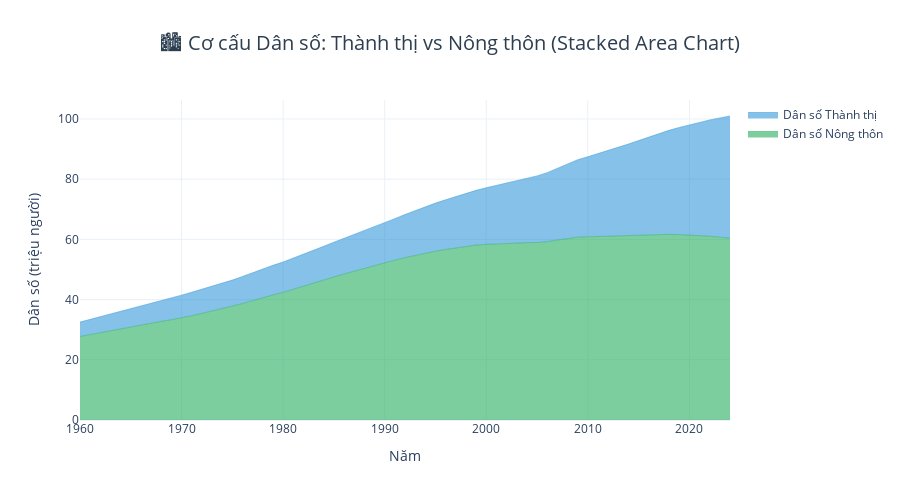

This figure's notebook cell:
### Markdown cell above
### 🟦 A2. Stacked Area Chart - Population Composition (Urban vs Rural)

### Code cell
# Load urbanization data
if datasets['urbanization'] is not None:
    df_u = datasets['urbanization']
    # local helper to pick a candidate column or fallback to numeric columns
    def pick_column_local(df, candidates, exclude_year=True):
        cols = df.columns.tolist()
        for c in candidates:
            if c in cols:
                return c
        numeric = df.select_dtypes(include=['number']).columns.tolist()
        if exclude_year and 'Year' in numeric:
            numeric = [c for c in numeric if c != 'Year']
        return numeric[0] if len(numeric) > 0 else None

    urban_candidates = ['Urban_Population_Millions', 'Urban_Population', 'Urban_Pop_Millions', 'Urban_Pop', 'UrbanPopulation']
    rural_candidates = ['Rural_Population_Millions', 'Rural_Population', 'Rural_Pop_Millions', 'Rural_Pop', 'RuralPopulation']
    total_candidates = ['Total_Population_Millions', 'Population_Millions', 'Population', 'Total_Population']

    urban_col = pick_column_local(df_u, urban_candidates)
    rural_col = pick_column_local(df_u, rural_candidates)
    total_col = pick_column_local(df_u, total_candidates)

    # Derive missing partner column if possible
    if urban_col is None and rural_col is None:
        # try to pick two numeric columns (excluding Year)
        numeric = df_u.select_dtypes(include=['number']).columns.tolist()
        numeric = [c for c in numeric if c != 'Year']
        if len(numeric) >= 2:
            urban_col, rural_col = numeric[0], numeric[1]
        else:
            raise KeyError(f'No suitable urban/rural columns found. Available: {list(df_u.columns)}')
    elif urban_col is None and rural_col is not None and total_col in df_u.columns:
        urban_col = total_col
        # will compute urban = total - rural later
    elif rural_col is None and urban_col is not None and total_col in df_u.columns:
        rural_col = total_col

    # Build urban_data with Year and the two columns (compute missing if necessary)
    working = df_u.copy()
    if urban_col not in working.columns and rural_col not in working.columns:
        raise KeyError(f'Urban/Rural columns not found after fallback. Columns: {list(working.columns)}')

    # If one of urban/rural points to total, compute the other
    if urban_col == total_col and rural_col in working.columns:
        working['Urban_Population_Millions'] = working[total_col] - working[rural_col]
        working['Rural_Population_Millions'] = working[rural_col]
    elif rural_col == total_col and urban_col in working.columns:
        working['Rural_Population_Millions'] = working[total_col] - working[urban_col]
        working['Urban_Population_Millions'] = working[urban_col]
    else:
        # both found or derived from numeric fallback
        if urban_col in working.columns:
            working['Urban_Population_Millions'] = working[urban_col]
        if rural_col in working.columns:
            working['Rural_Population_Millions'] = working[rural_col]

    urban_data = working[['Year', 'Urban_Population_Millions', 'Rural_Population_Millions']].dropna().copy()
    # Normalize units: if values look like raw people, convert to millions
    for col in ['Urban_Population_Millions', 'Rural_Population_Millions']:
        if urban_data[col].abs().max() > 100000:
            urban_data[col] = urban_data[col] / 1e6
            print(f'  • Converted {col} to millions (divided by 1e6).')

    # Create stacked area chart
    fig = go.Figure()
    
    fig.add_trace(go.Scatter(
        x=urban_data['Year'], 
        y=urban_data['Rural_Population_Millions'],
        name='Dân số Nông thôn',
        mode='lines',
        line=dict(width=0.5, color='#27ae60'),
        stackgroup='one',
        fillcolor='rgba(39, 174, 96, 0.6)'
    ))
    
    fig.add_trace(go.Scatter(
        x=urban_data['Year'], 
        y=urban_data['Urban_Population_Millions'],
        name='Dân số Thành thị',
        mode='lines',
        line=dict(width=0.5, color='#3498db'),
        stackgroup='one',
        fillcolor='rgba(52, 152, 219, 0.6)'
    ))
    
    fig.update_layout(
        title={
            'text': "🏙️ Cơ cấu Dân số: Thành thị vs Nông thôn (Stacked Area Chart)",
            'x': 0.5,
            'xanchor': 'center',
            'font': {'size': 20, 'color': '#2c3e50'}
        },
        xaxis_title="Năm",
        yaxis_title="Dân số (triệu người)",
        hovermode='x unified',
        template='plotly_white',
        height=500
    )
    
    fig.show()
    
    # Calculate urbanization rate
    urban_data['Urban_Pct'] = (urban_data['Urban_Population_Millions'] / 
                                 (urban_data['Urban_Population_Millions'] + urban_data['Rural_Population_Millions'])) * 100
    
    print(f"📊 Urbanization Rate:")
    print(f"   • 1960: {urban_data.iloc[0]['Urban_Pct']:.1f}%")
    print(f"   • 2024: {urban_data.iloc[-1]['Urban_Pct']:.1f}%")
    print(f"   • Increase: +{urban_data.iloc[-1]['Urban_Pct'] - urban_data.iloc[0]['Urban_Pct']:.1f} percentage points")

### Figure 1 — Plotly figure (JSON) as saved in the notebook; plotly's stock layout.template omitted (floating-point values rounded to 4 significant figures)
{"data": [{"fillcolor": "rgba(39, 174, 96, 0.6)", "line": {"color": "#27ae60", "width": 0.5}, "mode": "lines", "name": "Dân số Nông thôn", "stackgroup": "one", "type": "scatter", "x": [1960, 1961, 1962, 1963, 1964, 1965, 1966, 1967, 1968, 1969, 1970, 1971, 1972, 1973, 1974, 1975, 1976, 1977, 1978, 1979, 1980, 1981, 1982, 1983, 1984, 1985, 1986, 1987, 1988, 1989, 1990, 1991, 1992, 1993, 1994, 1995, 1996, 1997, 1998, 1999, 2000, 2001, 2002, 2003, 2004, 2005, 2006, 2007, 2008, 2009, 2010, 2011, 2012, 2013, 2014, 2015, 2016, 2017, 2018, 2019, 2020, 2021, 2022, 2023, 2024], "y": [27.75, 28.39, 29.02, 29.71, 30.39, 31.03, 31.64, 32.22, 32.77, 33.31, 33.89, 34.64, 35.4, 36.15, 36.93, 37.75, 38.68, 39.66, 40.66, 41.53, 42.39, 43.36, 44.35, 45.39, 46.45, 47.51, 48.5, 49.46, 50.43, 51.39, 52.24, 53.09, 53.92, 54.7, 55.43, 56.08, 56.65, 57.18, 57.7, 58.12, 58.35, 58.53, 58.68, 58.8, 58.9, 58.97, 59.25, 59.79, 60.37, 60.73, 60.85, 60.97, 61.09, 61.2, 61.32, 61.44, 61.56, 61.66, 61.67, 61.58, 61.46, 61.29, 61.04, 60.73, 60.4]}, {"fillcolor": "rgba(52, 152, 219, 0.6)", "line": {"color": "#3498db", "width": 0.5}, "mode": "lines", "name": "Dân số Thành thị", "stackgroup": "one", "type": "scatter", "x": [1960, 1961, 1962, 1963, 1964, 1965, 1966, 1967, 1968, 1969, 1970, 1971, 1972, 1973, 1974, 1975, 1976, 1977, 1978, 1979, 1980, 1981, 1982, 1983, 1984, 1985, 1986, 1987, 1988, 1989, 1990, 1991, 1992, 1993, 1994, 1995, 1996, 1997, 1998, 1999, 2000, 2001, 2002, 2003, 2004, 2005, 2006, 2007, 2008, 2009, 2010, 2011, 2012, 2013, 2014, 2015, 2016, 2017, 2018, 2019, 2020, 2021, 2022, 2023, 2024], "y": [4.782, 5.022, 5.27, 5.539, 5.815, 6.097, 6.382, 6.672, 6.965, 7.269, 7.59, 7.809, 8.031, 8.255, 8.486, 8.73, 9.003, 9.291, 9.586, 9.852, 10.1, 10.38, 10.66, 10.95, 11.25, 11.55, 11.84, 12.12, 12.41, 12.76, 13.27, 13.8, 14.34, 14.88, 15.43, 15.97, 16.51, 17.05, 17.6, 18.17, 18.81, 19.44, 20.1, 20.76, 21.44, 22.12, 22.91, 23.84, 24.81, 25.73, 26.6, 27.5, 28.42, 29.37, 30.36, 31.38, 32.44, 33.51, 34.57, 35.59, 36.62, 37.65, 38.64, 39.62, 40.59]}], "layout": {"height": 500, "hovermode": "x unified", "title": {"font": {"color": "#2c3e50", "size": 20}, "text": "🏙️ Cơ cấu Dân số: Thành thị vs Nông thôn (Stacked Area Chart)", "x": 0.5, "xanchor": "center"}, "xaxis": {"title": {"text": "Năm"}}, "yaxis": {"title": {"text": "Dân số (triệu người)"}}}}
